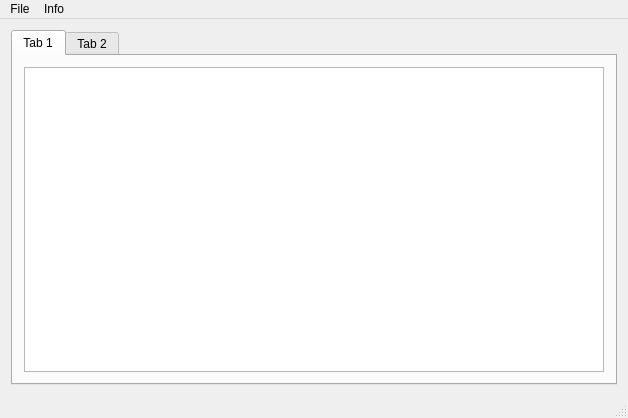
<?xml version="1.0" encoding="UTF-8"?>
<ui version="4.0">
 <class>MainWindow</class>
 <widget class="QMainWindow" name="MainWindow">
  <property name="geometry">
   <rect>
    <x>0</x>
    <y>0</y>
    <width>628</width>
    <height>418</height>
   </rect>
  </property>
  <property name="windowTitle">
   <string>Visualizer</string>
  </property>
  <property name="windowIcon">
   <iconset resource="resource.qrc">
    <normaloff>:/rec/img/appIcon.png</normaloff>:/rec/img/appIcon.png</iconset>
  </property>
  <widget class="QWidget" name="centralWidget">
   <layout class="QHBoxLayout" name="horizontalLayout">
    <item>
     <widget class="QTabWidget" name="tabWidget">
      <property name="currentIndex">
       <number>0</number>
      </property>
      <widget class="QWidget" name="tab">
       <attribute name="title">
        <string>Tab 1</string>
       </attribute>
       <layout class="QHBoxLayout" name="horizontalLayout_2">
        <item>
         <widget class="QTableWidget" name="tableWidget"/>
        </item>
       </layout>
      </widget>
      <widget class="QWidget" name="tab_2">
       <attribute name="title">
        <string>Tab 2</string>
       </attribute>
      </widget>
     </widget>
    </item>
   </layout>
  </widget>
  <widget class="QStatusBar" name="statusBar"/>
  <widget class="QMenuBar" name="menuBar">
   <property name="geometry">
    <rect>
     <x>0</x>
     <y>0</y>
     <width>628</width>
     <height>25</height>
    </rect>
   </property>
   <widget class="QMenu" name="menuFile">
    <property name="title">
     <string>File</string>
    </property>
    <addaction name="upload_log"/>
    <addaction name="separator"/>
    <addaction name="exit"/>
   </widget>
   <widget class="QMenu" name="menuAbout">
    <property name="title">
     <string>Info</string>
    </property>
    <addaction name="about"/>
   </widget>
   <addaction name="menuFile"/>
   <addaction name="menuAbout"/>
  </widget>
  <action name="upload_log">
   <property name="text">
    <string>Upload log</string>
   </property>
  </action>
  <action name="about">
   <property name="text">
    <string>About</string>
   </property>
  </action>
  <action name="exit">
   <property name="text">
    <string>Exit</string>
   </property>
  </action>
 </widget>
 <layoutdefault spacing="6" margin="11"/>
 <resources>
  <include location="resource.qrc"/>
 </resources>
 <connections/>
</ui>
